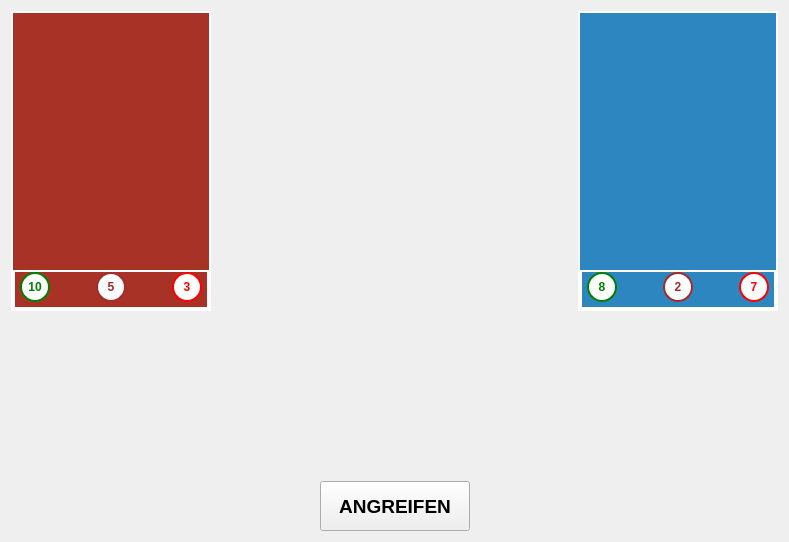
<?xml version="1.0" encoding="UTF-8"?>
<ui version="4.0">
 <class>DuelWindow</class>
 <widget class="QWidget" name="DuelWindow">
  <property name="geometry">
   <rect>
    <x>0</x>
    <y>0</y>
    <width>789</width>
    <height>542</height>
   </rect>
  </property>
  <property name="windowTitle">
   <string>Karten-Duell (Test)</string>
  </property>
  <layout class="QVBoxLayout" name="verticalLayout">
   <item>
    <layout class="QHBoxLayout" name="horizontalLayout_Cards">
     <property name="spacing">
      <number>6</number>
     </property>
     <item>
      <widget class="QFrame" name="leftCard">
       <property name="minimumSize">
        <size>
         <width>200</width>
         <height>300</height>
        </size>
       </property>
       <property name="maximumSize">
        <size>
         <width>200</width>
         <height>300</height>
        </size>
       </property>
       <property name="styleSheet">
        <string notr="true">background-color: #A93226;
                                    border: 2px solid white;
                                    image: url(images/Der_Stille_Jaeger.png);</string>
       </property>
       <property name="frameShape">
        <enum>QFrame::Shape::StyledPanel</enum>
       </property>
       <property name="frameShadow">
        <enum>QFrame::Shadow::Raised</enum>
       </property>
       <layout class="QVBoxLayout" name="verticalLayout_LeftCard">
        <property name="spacing">
         <number>0</number>
        </property>
        <property name="leftMargin">
         <number>0</number>
        </property>
        <property name="topMargin">
         <number>0</number>
        </property>
        <property name="rightMargin">
         <number>0</number>
        </property>
        <property name="bottomMargin">
         <number>0</number>
        </property>
        <item>
         <spacer name="verticalSpacer_ImageLeft">
          <property name="orientation">
           <enum>Qt::Orientation::Vertical</enum>
          </property>
          <property name="sizeHint" stdset="0">
           <size>
            <width>20</width>
            <height>250</height>
           </size>
          </property>
         </spacer>
        </item>
        <item>
         <widget class="QFrame" name="frame_StatsLeft">
          <property name="maximumSize">
           <size>
            <width>16777215</width>
            <height>50</height>
           </size>
          </property>
          <property name="styleSheet">
           <string notr="true">background: transparent;</string>
          </property>
          <layout class="QHBoxLayout" name="horizontalLayout_StatsLeft">
           <property name="leftMargin">
            <number>5</number>
           </property>
           <property name="topMargin">
            <number>0</number>
           </property>
           <property name="rightMargin">
            <number>5</number>
           </property>
           <property name="bottomMargin">
            <number>5</number>
           </property>
           <item>
            <widget class="QLabel" name="lbl_HPL">
             <property name="minimumSize">
              <size>
               <width>30</width>
               <height>30</height>
              </size>
             </property>
             <property name="maximumSize">
              <size>
               <width>30</width>
               <height>30</height>
              </size>
             </property>
             <property name="font">
              <font>
               <bold>true</bold>
              </font>
             </property>
             <property name="styleSheet">
              <string notr="true">background-color: white;
                                                            color: green;
                                                            border-radius: 15px;
                                                            border: 2px solid green;
                                                            image: none;</string>
             </property>
             <property name="text">
              <string>10</string>
             </property>
             <property name="alignment">
              <set>Qt::AlignmentFlag::AlignCenter</set>
             </property>
            </widget>
           </item>
           <item>
            <spacer name="horizontalSpacer_StatsLeft1">
             <property name="orientation">
              <enum>Qt::Orientation::Horizontal</enum>
             </property>
             <property name="sizeHint" stdset="0">
              <size>
               <width>40</width>
               <height>20</height>
              </size>
             </property>
            </spacer>
           </item>
           <item>
            <widget class="QLabel" name="lbl_DefL">
             <property name="minimumSize">
              <size>
               <width>30</width>
               <height>30</height>
              </size>
             </property>
             <property name="maximumSize">
              <size>
               <width>30</width>
               <height>30</height>
              </size>
             </property>
             <property name="font">
              <font>
               <bold>true</bold>
              </font>
             </property>
             <property name="styleSheet">
              <string notr="true">background-color: white;
                                                            color: brown;
                                                            border-radius: 15px;
                                                            border: 2px solid brown;
                                                            image: none;</string>
             </property>
             <property name="text">
              <string>5</string>
             </property>
             <property name="alignment">
              <set>Qt::AlignmentFlag::AlignCenter</set>
             </property>
            </widget>
           </item>
           <item>
            <spacer name="horizontalSpacer_StatsLeft2">
             <property name="orientation">
              <enum>Qt::Orientation::Horizontal</enum>
             </property>
             <property name="sizeHint" stdset="0">
              <size>
               <width>40</width>
               <height>20</height>
              </size>
             </property>
            </spacer>
           </item>
           <item>
            <widget class="QLabel" name="lbl_AtkL">
             <property name="minimumSize">
              <size>
               <width>30</width>
               <height>30</height>
              </size>
             </property>
             <property name="maximumSize">
              <size>
               <width>30</width>
               <height>30</height>
              </size>
             </property>
             <property name="font">
              <font>
               <bold>true</bold>
              </font>
             </property>
             <property name="styleSheet">
              <string notr="true">background-color: white;
                                                            color: red;
                                                            border-radius: 15px;
                                                            border: 2px solid red;
                                                            image: none;</string>
             </property>
             <property name="text">
              <string>3</string>
             </property>
             <property name="alignment">
              <set>Qt::AlignmentFlag::AlignCenter</set>
             </property>
            </widget>
           </item>
          </layout>
         </widget>
        </item>
       </layout>
      </widget>
     </item>
     <item>
      <spacer name="horizontalSpacer_Center">
       <property name="orientation">
        <enum>Qt::Orientation::Horizontal</enum>
       </property>
       <property name="sizeHint" stdset="0">
        <size>
         <width>40</width>
         <height>20</height>
        </size>
       </property>
      </spacer>
     </item>
     <item>
      <widget class="QFrame" name="rightCard">
       <property name="minimumSize">
        <size>
         <width>200</width>
         <height>300</height>
        </size>
       </property>
       <property name="maximumSize">
        <size>
         <width>200</width>
         <height>300</height>
        </size>
       </property>
       <property name="styleSheet">
        <string notr="true">background-color: #2E86C1;
                                    border: 2px solid white;
                                    image: url(images/Astrales_Echo.png);</string>
       </property>
       <property name="frameShape">
        <enum>QFrame::Shape::StyledPanel</enum>
       </property>
       <property name="frameShadow">
        <enum>QFrame::Shadow::Raised</enum>
       </property>
       <layout class="QVBoxLayout" name="verticalLayout_RightCard">
        <property name="spacing">
         <number>0</number>
        </property>
        <property name="leftMargin">
         <number>0</number>
        </property>
        <property name="topMargin">
         <number>0</number>
        </property>
        <property name="rightMargin">
         <number>0</number>
        </property>
        <property name="bottomMargin">
         <number>0</number>
        </property>
        <item>
         <spacer name="verticalSpacer_ImageRight">
          <property name="orientation">
           <enum>Qt::Orientation::Vertical</enum>
          </property>
          <property name="sizeHint" stdset="0">
           <size>
            <width>20</width>
            <height>250</height>
           </size>
          </property>
         </spacer>
        </item>
        <item>
         <widget class="QFrame" name="frame_StatsRight">
          <property name="maximumSize">
           <size>
            <width>16777215</width>
            <height>50</height>
           </size>
          </property>
          <property name="styleSheet">
           <string notr="true">background: transparent;</string>
          </property>
          <layout class="QHBoxLayout" name="horizontalLayout_StatsRight">
           <property name="leftMargin">
            <number>5</number>
           </property>
           <property name="topMargin">
            <number>0</number>
           </property>
           <property name="rightMargin">
            <number>5</number>
           </property>
           <property name="bottomMargin">
            <number>5</number>
           </property>
           <item>
            <widget class="QLabel" name="lbl_HPR">
             <property name="minimumSize">
              <size>
               <width>30</width>
               <height>30</height>
              </size>
             </property>
             <property name="maximumSize">
              <size>
               <width>30</width>
               <height>30</height>
              </size>
             </property>
             <property name="font">
              <font>
               <bold>true</bold>
              </font>
             </property>
             <property name="styleSheet">
              <string notr="true">background-color: white;
                                                            color: green;
                                                            border-radius: 15px;
                                                            border: 2px solid green;
                                                            image: none;</string>
             </property>
             <property name="text">
              <string>8</string>
             </property>
             <property name="alignment">
              <set>Qt::AlignmentFlag::AlignCenter</set>
             </property>
            </widget>
           </item>
           <item>
            <spacer name="horizontalSpacer_StatsRight1">
             <property name="orientation">
              <enum>Qt::Orientation::Horizontal</enum>
             </property>
             <property name="sizeHint" stdset="0">
              <size>
               <width>40</width>
               <height>20</height>
              </size>
             </property>
            </spacer>
           </item>
           <item>
            <widget class="QLabel" name="lbl_DefR">
             <property name="minimumSize">
              <size>
               <width>30</width>
               <height>30</height>
              </size>
             </property>
             <property name="maximumSize">
              <size>
               <width>30</width>
               <height>30</height>
              </size>
             </property>
             <property name="font">
              <font>
               <bold>true</bold>
              </font>
             </property>
             <property name="styleSheet">
              <string notr="true">background-color: white;
color: brown;
border-radius: 15px;
border: 2px solid brown;
image: none;</string>
             </property>
             <property name="text">
              <string>2</string>
             </property>
             <property name="alignment">
              <set>Qt::AlignmentFlag::AlignCenter</set>
             </property>
            </widget>
           </item>
           <item>
            <spacer name="horizontalSpacer_StatsRight2">
             <property name="orientation">
              <enum>Qt::Orientation::Horizontal</enum>
             </property>
             <property name="sizeHint" stdset="0">
              <size>
               <width>40</width>
               <height>20</height>
              </size>
             </property>
            </spacer>
           </item>
           <item>
            <widget class="QLabel" name="lbl_AtkR">
             <property name="minimumSize">
              <size>
               <width>30</width>
               <height>30</height>
              </size>
             </property>
             <property name="maximumSize">
              <size>
               <width>30</width>
               <height>30</height>
              </size>
             </property>
             <property name="font">
              <font>
               <bold>true</bold>
              </font>
             </property>
             <property name="styleSheet">
              <string notr="true">background-color: white;
                                                            color: red;
                                                            border-radius: 15px;
                                                            border: 2px solid red;
                                                            image: none;</string>
             </property>
             <property name="text">
              <string>7</string>
             </property>
             <property name="alignment">
              <set>Qt::AlignmentFlag::AlignCenter</set>
             </property>
            </widget>
           </item>
          </layout>
         </widget>
        </item>
       </layout>
      </widget>
     </item>
    </layout>
   </item>
   <item>
    <spacer name="verticalSpacer_PushDown">
     <property name="orientation">
      <enum>Qt::Orientation::Vertical</enum>
     </property>
     <property name="sizeHint" stdset="0">
      <size>
       <width>20</width>
       <height>40</height>
      </size>
     </property>
    </spacer>
   </item>
   <item>
    <layout class="QHBoxLayout" name="horizontalLayout_Button">
     <item>
      <spacer name="horizontalSpacer_Left">
       <property name="orientation">
        <enum>Qt::Orientation::Horizontal</enum>
       </property>
       <property name="sizeHint" stdset="0">
        <size>
         <width>40</width>
         <height>20</height>
        </size>
       </property>
      </spacer>
     </item>
     <item>
      <widget class="QPushButton" name="btn_Attack">
       <property name="minimumSize">
        <size>
         <width>150</width>
         <height>50</height>
        </size>
       </property>
       <property name="font">
        <font>
         <pointsize>14</pointsize>
         <bold>true</bold>
        </font>
       </property>
       <property name="text">
        <string>ANGREIFEN</string>
       </property>
      </widget>
     </item>
     <item>
      <spacer name="horizontalSpacer_Right">
       <property name="orientation">
        <enum>Qt::Orientation::Horizontal</enum>
       </property>
       <property name="sizeHint" stdset="0">
        <size>
         <width>40</width>
         <height>20</height>
        </size>
       </property>
      </spacer>
     </item>
    </layout>
   </item>
  </layout>
 </widget>
 <resources/>
 <connections/>
</ui>
